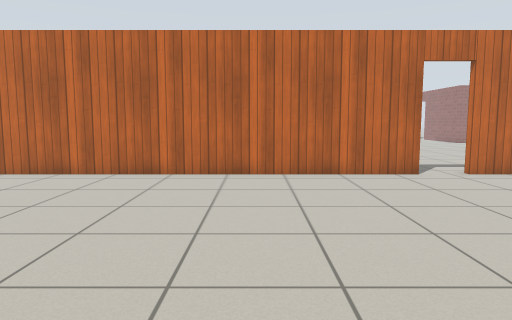
View 1 (above)

21 first-person views from a walk through a world built for the Gazebo simulator. The camera is 0.94 m above the floor, tilts 6° down and sees 70° across. The floor is counted in squares, 0.5 m on a side. Each view is taken from the middle of a square. On the plan, view 1 faces up. The plan holds only what a view shows up to about 18 squares ahead; the rest is blank. The place goes on beyond the plan. Simple patterns stand in for the simulator's built-in surfaces.

View 2
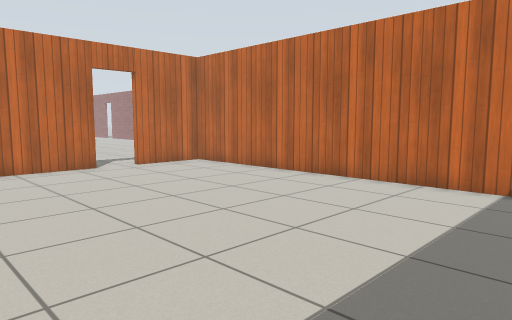

View 3
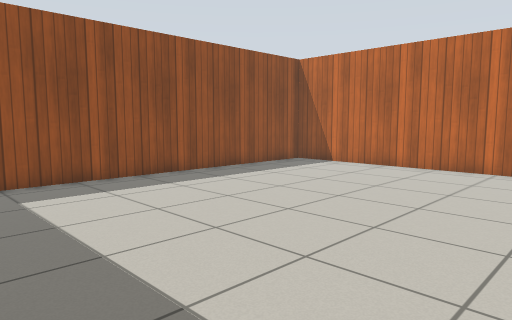

View 4
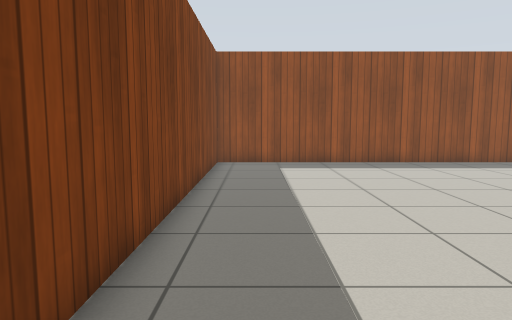

View 5
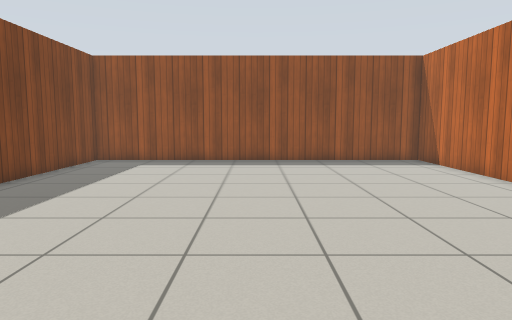

View 6
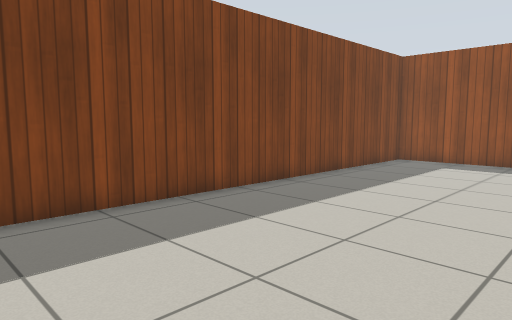

View 7
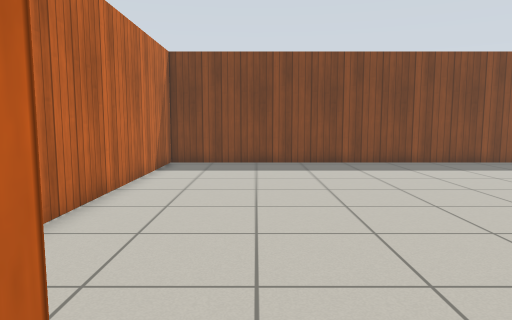

View 8
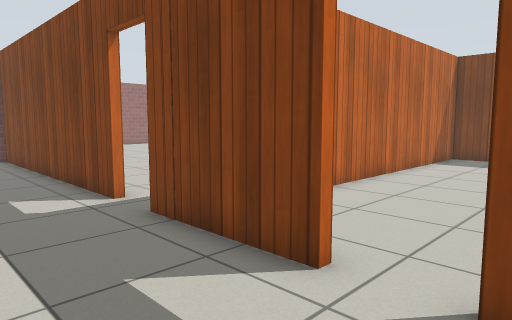

View 9
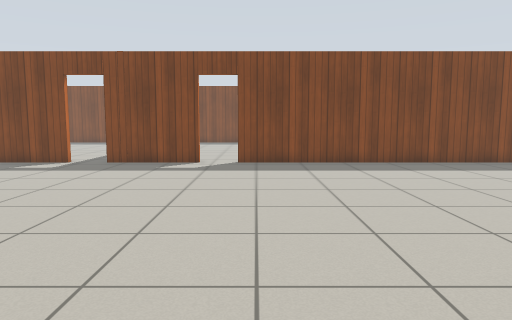

View 10
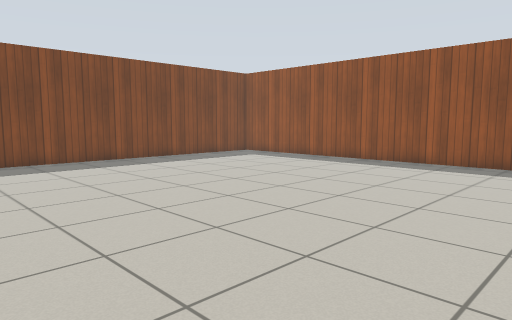

View 11
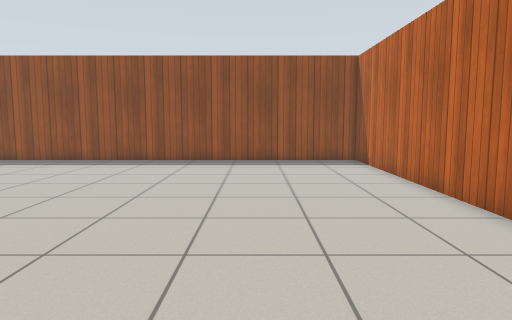

View 12
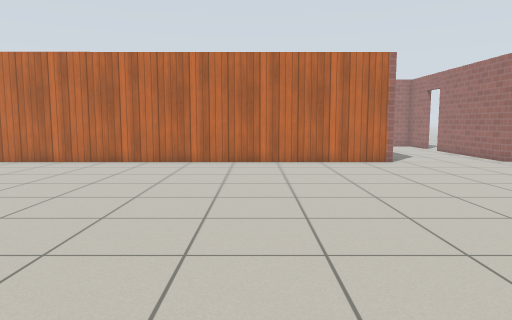

View 13
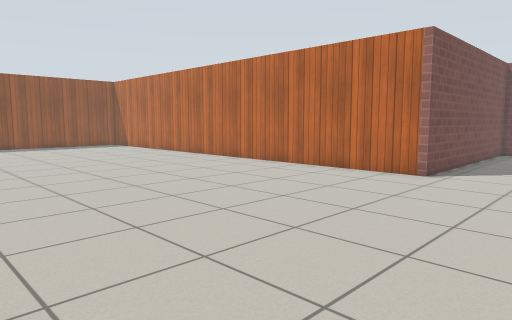

View 14
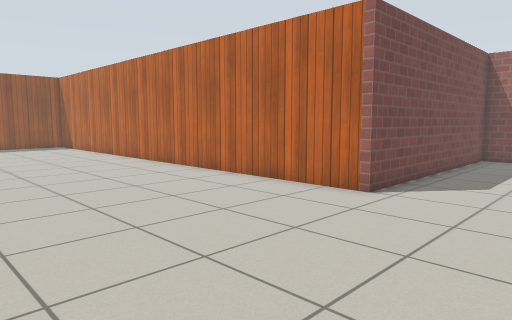

View 15
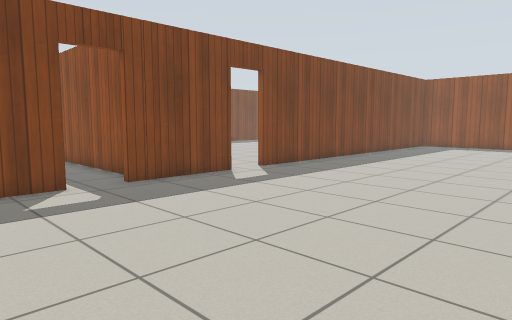

View 16
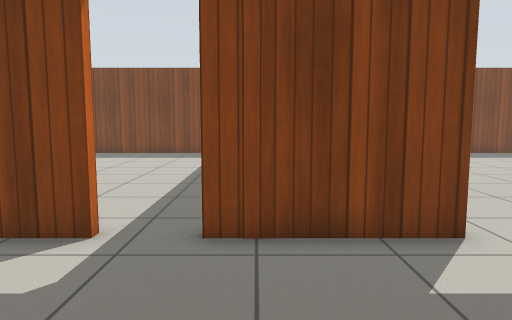

View 17
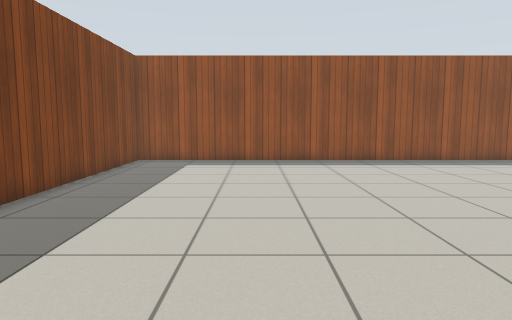

View 18
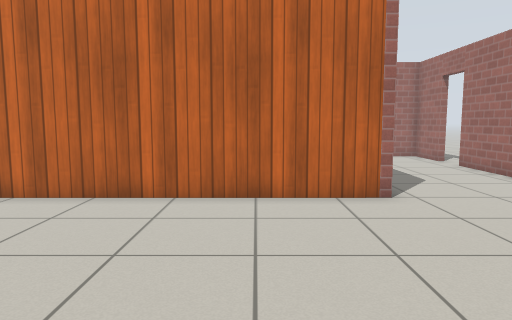

View 19
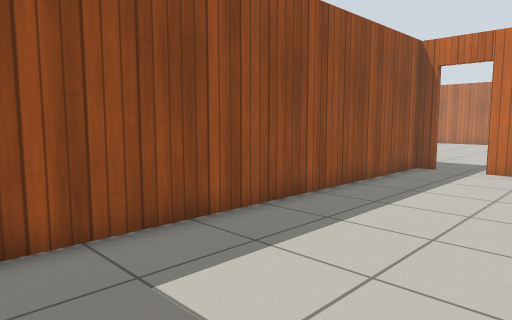

View 20
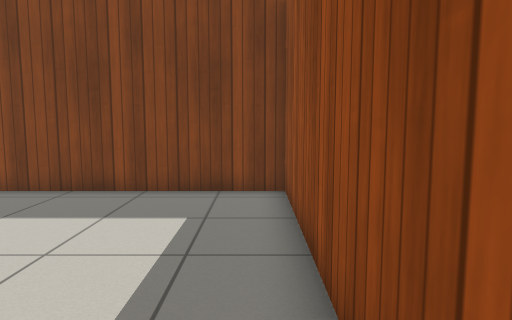

View 21
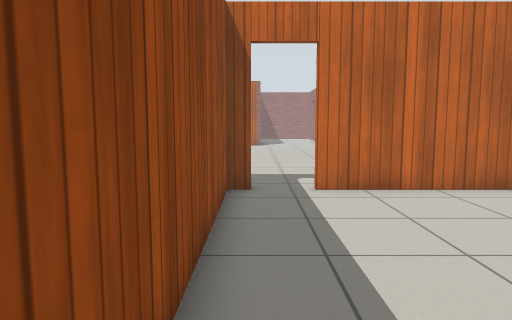

### Floor plan
Points are (right, up) in squares from view 1. A wall is a line through its corners. A room is listed if a view was taken in it or the views show most of it. See-through windows are left out.
Room 1 (views 1, 2, 3, 4, 5, 6)
walls: (5.9, 13) (-11.8, 13) (-11.8, -2.8) (10.9, -2.8) (10.9, 13) (7.6, 13)
ways out: open door at (6.5, 13) to room 2
Room 2 (views 7, 8, 9, 10, 11, 12, 13, 14, 15, 16, 17, 18)
walls: (7.6, 13.3) (11.9, 13.3); (13.7, 13.3) (17.5, 13.3); (12.4, 41.5) (12.4, 31.9) (-11.8, 31.9) (-11.8, 13.3) (5.9, 13.3)
ways out: open door at (6.5, 13) to room 1; open door at (12.5, 13) to room 3
Room 3 (views 19, 20, 21)
walls: (11.9, 13) (11.2, 13) (11.2, -2.8) (17.5, -2.8); (17.5, 13) (13.7, 13)
ways out: open door at (12.5, 13) to room 2

Positions as (right, up) in squares from view 1, and headings:
1: (0, 0), facing up
2: (0, -2), facing up-right
3: (0, -2), facing up-left
4: (5, -1), facing left
5: (6, 5), facing left
6: (6, 5), facing down-left
7: (7, 14), facing down
8: (5, 17), facing down-right
9: (5, 30), facing down
10: (5, 31), facing down-left
11: (6, 27), facing left
12: (6, 15), facing up
13: (17, 19), facing up-left
14: (17, 23), facing up-left
15: (17, 24), facing down-left
16: (11, 19), facing down
17: (6, 19), facing left
18: (9, 23), facing up
19: (17, -2), facing up-left
20: (12, 7), facing down
21: (12, 3), facing up
